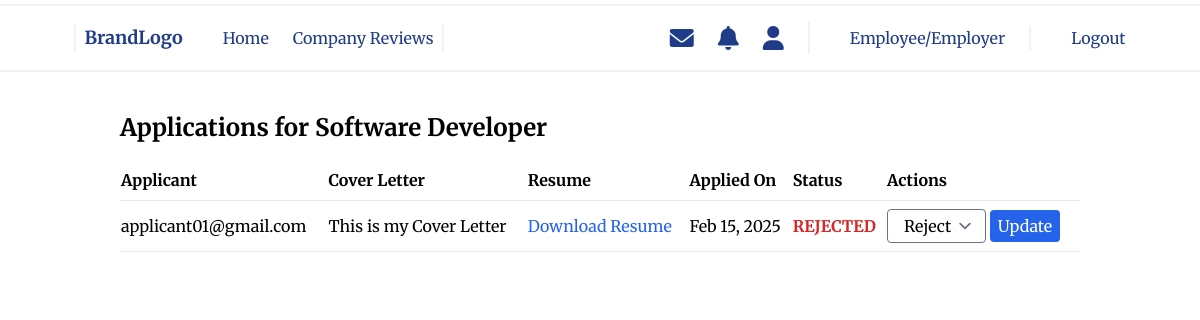
The page /job/jobs/1/applications/ (signed in) on the database its author committed.
### job/models.py (models this page shows, shortened)
class Job(models.Model):
    JOB_TYPE_CHOICES = [
        ('REMOTE', 'Remote'),
        ('FULL_TIME', 'Full-time'),
        ('PART_TIME', 'Part-time'),
        ('INTERNSHIP', 'Internship'),
        ('CONTRACT', 'Contract'),
        ('FREELANCE', 'Freelance'),
    ]
    user = models.ForeignKey(Account, on_delete=models.CASCADE, related_name='jobs')  # Recruiter
    company = models.ForeignKey(Company, on_delete=models.CASCADE, related_name='jobs')
    title = models.CharField('Job Title', max_length=200, unique=True)
    location = models.CharField('Location', max_length=200,)
    job_type = models.CharField(max_length=20,choices=JOB_TYPE_CHOICES,default='FULL_TIME',)
    salary_min = models.PositiveIntegerField('Salary', default=70000)
    salary_max = models.PositiveIntegerField('Salary', default=100000)
    requirement = models.TextField('Requirements')
    responsibility = models.TextField('Responsibilities')
    description = models.TextField('Job Description', null=True, blank=True)
    skills = models.TextField('Skills')
    is_available = models.BooleanField(default=False)
    create_date = models.DateTimeField('Posted On', auto_now_add=True)

class Application(models.Model):
    STATUS_CHOICES = [
        ('PENDING', 'Pending'),
        ('APPROVED', 'Approved'),
        ('REJECTED', 'Rejected'),
    ]
    user = models.ForeignKey(Account, on_delete=models.CASCADE, related_name='applications')  # Applicant
    job = models.ForeignKey(Job, on_delete=models.CASCADE, related_name='applications')
    cover_letter = models.TextField('Cover Letter', blank=True)
    resume = models.FileField('Resume', upload_to='resumes/', blank=True)
    applied_on = models.DateTimeField(auto_now_add=True)
    status = models.CharField(max_length=10, choices=STATUS_CHOICES, default='PENDING')  # New Field

### account/models.py (models this page shows)
class Account(AbstractUser):
    email = models.EmailField(unique=True)
    is_recruiter = models.BooleanField(default=False)
    is_applicant = models.BooleanField(default=False)
    has_company = models.BooleanField(default=False)
    has_resume = models.BooleanField(default=False)

### job/views.py (the view, shortened to what this page needs)
# urls.py: path('jobs/<int:job_id>/applications/', views.view_applications_for_job, name='view-applications'),
@login_required
def view_applications_for_job(request, job_id):
    job = get_object_or_404(Job, id=job_id, user=request.user)
    applications = Application.objects.filter(job=job)
    return render(request, 'job/view_applications.html', {'job': job, 'applications': applications})

### notification/context_processors.py (called while the page is built)
def unread_notifications_count(request):
    if request.user.is_authenticated:
        return {
            'unread_notifications_count': request.user.notifications.filter(is_read=False).count()
        }
    return {}

### job/templates/job/view_applications.html (shortened to what this page needs)
{% extends 'base.html' %}
{% block main %}
<h1 class="text-2xl font-bold mb-4">Applications for {{ job.title }}</h1>
{% if applications %}
    <table class="min-w-full border-collapse">
        <thead>
            <tr>
                <th class="border-b py-2 text-left">Applicant</th>
                <th class="border-b py-2 text-left">Cover Letter</th>
                <th class="border-b py-2 text-left">Resume</th>
                <th class="border-b py-2 text-left">Applied On</th>
                <th class="border-b py-2 text-left">Status</th>
                <th class="border-b py-2 text-left">Actions</th>
            </tr>
        </thead>
        <tbody>
            {% for app in applications %}
            <tr>
                <td class="border-b py-2">{{ app.user.username }}</td>
                <td class="border-b py-2">
                    <p>{{ app.cover_letter }}</p>
                </td>
                <td class="border-b py-2">
                    {% if app.resume %}
                        <a href="{{ app.resume.url }}" download class="text-blue-600 hover:underline">Download Resume</a>
                    {% else %}
                        <span class="text-gray-600">No Resume</span>
                    {% endif %}
                </td>
                <td class="border-b py-2">{{ app.applied_on|date:"M d, Y" }}</td>
                <td class="border-b py-2">
                    <span class="{% if app.status == 'APPROVED' %}text-green-600{% elif app.status == 'REJECTED' %}text-red-600{% else %}text-yellow-600{% endif %} font-bold">{{ app.status }}</span>
                </td>
                <td class="border-b py-2">
                    <form method="post" action="{% url 'view-applications' job_id=job.id %}" class="inline">
                        <select name="status" class="border rounded py-1 px-4">
                            <option value="REJECTED" {% if app.status == 'REJECTED' %}selected{% endif %}>Reject</option>
                        </select>
                        <button type="submit" class="bg-blue-600 text-white px-2 py-1 rounded hover:bg-blue-700">Update</button>
                    </form>
                </td>
            </tr>
            {% endfor %}
        </tbody>
    </table>
{% else %}
    <p>No applications found for this job.</p>
{% endif %}
{% endblock %}

### rows shown on the page
Job: title "Software Developer"
Application: user.username "applicant01@gmail.com", cover_letter "This is my Cover Letter", applied_on "Feb 15, 2025", status "REJECTED", status "Reject"
